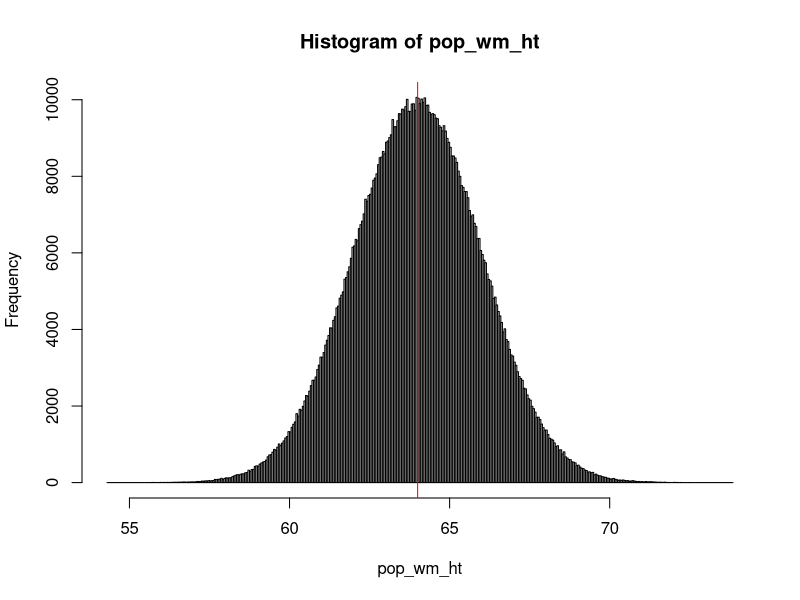
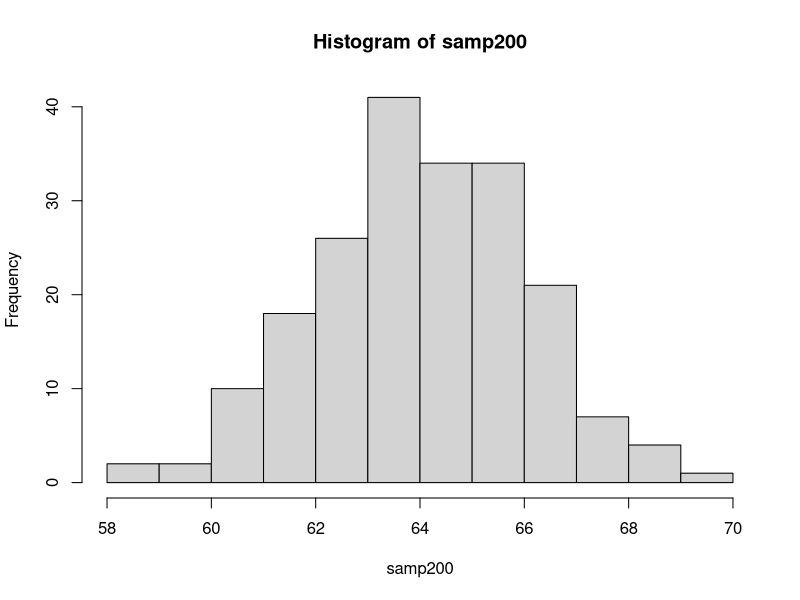
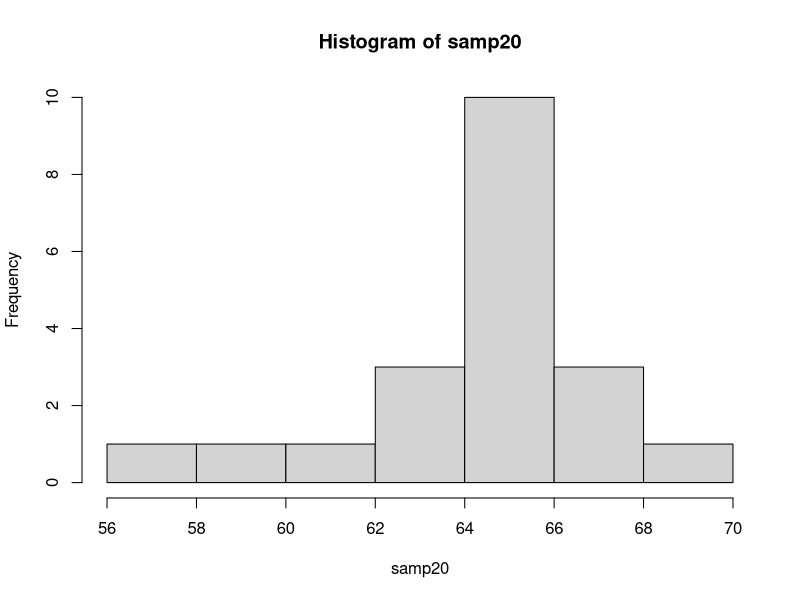
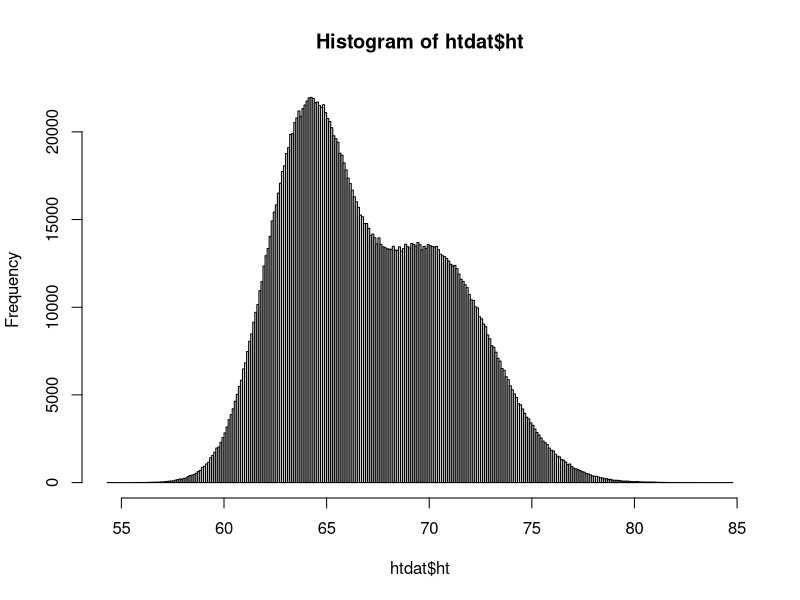

R code for these plots, in order:
#------------------------------------------------------------------------------
# Title: Basic Linear Model in R
# Author: William Murrah
# Description: Simulate heights to demontrate a simple model.
#------------------------------------------------------------------------------

mu_wm <- 64
sigma_wm <- 2
N <- 1e6

set.seed(1234)
pop_wm_ht <- rnorm(n = N, mean = mu_wm, sd = sigma_wm)

# Examine distribution of women's heights
hist(pop_wm_ht, breaks = "fd")
abline(v = mean(pop_wm_ht), col = "red")

mean(pop_wm_ht)
sd(pop_wm_ht)

set.seed(5678)
samp200 <- sample(x = pop_wm_ht, size = 200, replace = FALSE)
samp20 <- sample(x = pop_wm_ht, size = 20, replace = FALSE)

mean(samp200)
mean(samp20)
sd(samp200)
sd(samp20)

hist(samp200, breaks = "fd")
hist(samp20, breaks = "fd")


M <- mean(samp20)
S <- sd(samp20)
ht <- samp20


wmod0 <- lm(ht ~ 1)
summary(wmod0)

htdat <- data.frame(ht = ht)
htdat$resids <- htdat$ht - mean(htdat$ht)
htdat$predvals <- predict(wmod0)
htdat$obsvals <- htdat$predvals + htdat$resids

mu_mn <- 70
sigma_mn <- 3
set.seed(1234)
pop_mn_ht <- rnorm(n = N, mean = mu_mn, sd = sigma_mn)

ht <- c(pop_wm_ht, pop_mn_ht)
gender <- rep(c("female", "male"), each = N)

htdat <- data.frame(ht = ht, gender = factor(gender))

hist(htdat$ht, breaks = "fd")


sampht20 <- htdat[sample(x = nrow(htdat), 20), ]


mod0 <- lm(ht ~ 1, data = sampht20)
summary(mod0)
mod1 <- lm(ht ~ gender, data = sampht20)
summary(mod1)
